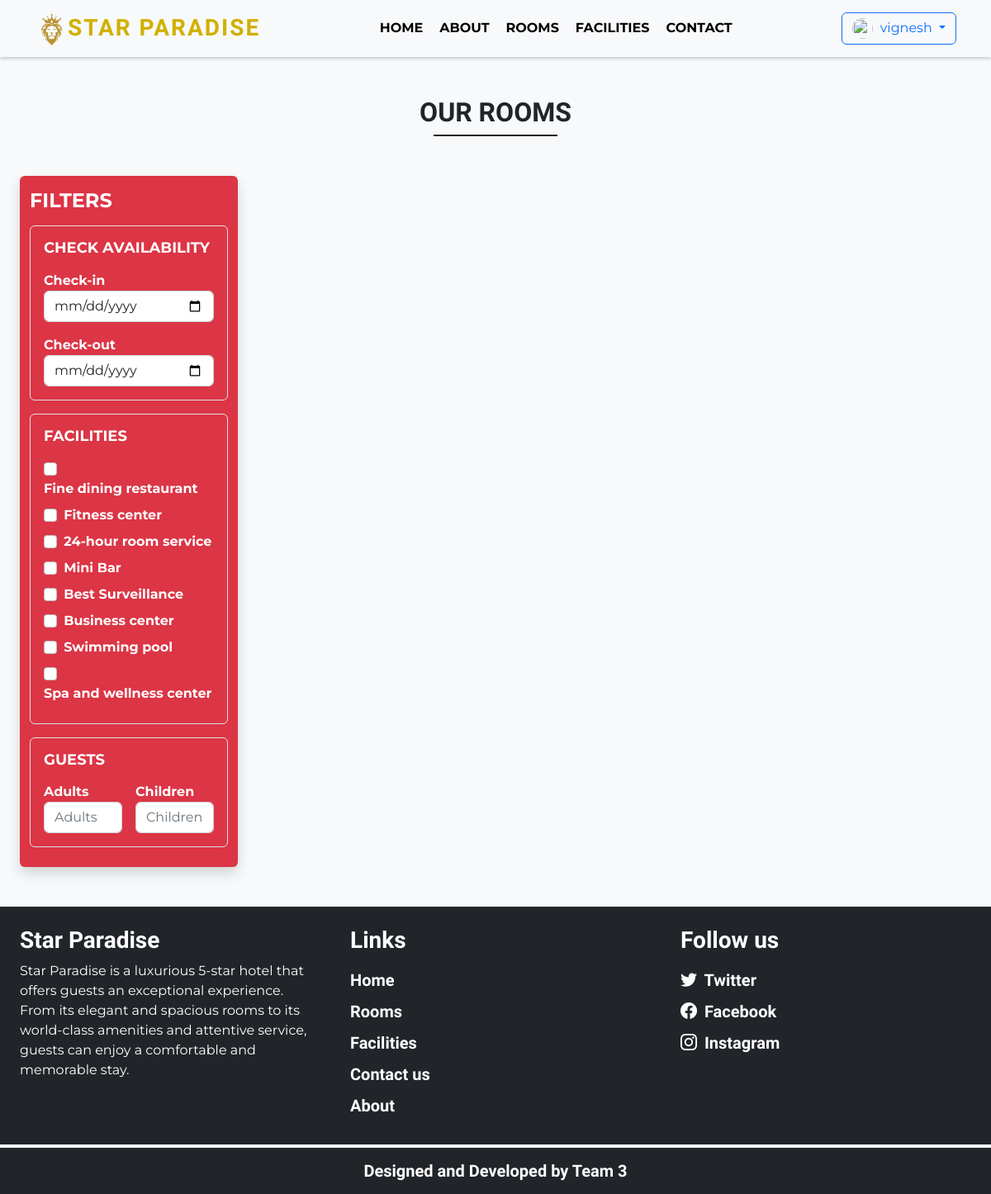
/rooms.php (signed in), run on the app's committed database.
### tables this page shows
CREATE TABLE `settings` (
  `sr_no` int(11) NOT NULL,
  `site_title` varchar(50) NOT NULL,
  `site_about` varchar(250) NOT NULL,
  `shutdown` tinyint(1) NOT NULL
);

CREATE TABLE `facilities` (
  `id` int(11) NOT NULL,
  `icon` varchar(100) NOT NULL,
  `name` varchar(50) NOT NULL,
  `description` varchar(250) NOT NULL
);

### admin/inc/db_config.php (called while the page is built, shortened)
<?php
  function selectAll($table)
  {
    $con = $GLOBALS['con'];
    $res = mysqli_query($con,"SELECT * FROM $table");
    return $res;
  }
  function select($sql,$values,$datatypes)
  {
    $con = $GLOBALS['con'];
    if($stmt = mysqli_prepare($con,$sql))
    {
      mysqli_stmt_bind_param($stmt,$datatypes,...$values);
      if(mysqli_stmt_execute($stmt)){
        $res = mysqli_stmt_get_result($stmt);
        return $res;
      }
      else{
        mysqli_stmt_close($stmt);
        die("Query cannot be executed - Select");
      }
    }
    else{
      die("Query cannot be prepared - Select");
    }
  }
?>

### rooms.php (the view, shortened to what this page needs)
<!DOCTYPE html>
<html lang="en">
<head>
  <?php require('inc/links.php'); ?>
</head>
<body class="bg-light">
  <?php
  require('inc/header.php');
  $checkin_default = "";
  $checkout_default = "";
  $adult_default = "";
  $children_default = "";
  ?>
  <div class="my-5 px-4">
    <h2 class="fw-bold  text-center" style="font-family: 'Kaushan Script', cursive" data-aos="fade-down" data-aos-duration="1500">OUR ROOMS</h2>
    <div class="h-line bg-dark" data-aos="fade-down" data-aos-duration="2000"></div>
  </div>
  <div class="container-fluid">
    <div class="row">
      <div class="col-lg-3 col-md-12 mb-lg-0 mb-4 ps-4" data-aos="fade-right" data-aos-duration="1500">
        <nav class="navbar navbar-expand-lg navbar-light bg-danger rounded shadow">
          <div class="container-fluid flex-lg-column align-items-stretch">
            <h4 class="mt-2 text-white fw-bold">FILTERS</h4>
            <div class="collapse navbar-collapse flex-column align-items-stretch mt-2" id="filterDropdown">
              <div class="border bg-danger p-3 rounded mb-3">
                <h5 class="d-flex align-items-center justify-content-between mb-3 text-white fw-bold" style="font-size: 18px;">
                  <span>CHECK AVAILABILITY</span>
                </h5>
                <label class="form-label text-white fw-bold">Check-in</label>
                <input type="date" class="form-control shadow-none mb-3 " value="<?php echo $checkin_default ?>" id="checkin" onchange="chk_avail_filter()">
                <label class="form-label text-white fw-bold">Check-out</label>
                <input type="date" class="form-control shadow-none" value="<?php echo $checkout_default ?>" id="checkout" onchange="chk_avail_filter()">
              </div>
              <div class="border bg-danger p-3 rounded mb-3">
                <h5 class="d-flex align-items-center justify-content-between mb-3 text-white fw-bold" style="font-size: 18px;">
                  <span>FACILITIES</span>
                </h5>
                <?php
                $facilities_q = selectAll('facilities');
                while ($row = mysqli_fetch_assoc($facilities_q)) {
                  echo <<<facilities
                      <div class="mb-2">
                        <input type="checkbox" onclick="fetch_rooms()" name="facilities" value="$row[id]" class="form-check-input shadow-none me-1 " id="$row[id]">
                        <label class="form-check-label text-white fw-bold" for="$row[id]">$row[name]</label>
                      </div>
                    facilities;
                }
                ?>
              </div>
              <div class="border bg-danger p-3 rounded mb-3">
                <h5 class="d-flex align-items-center justify-content-between mb-3 text-white fw-bold" style="font-size: 18px;">
                  <span>GUESTS</span>
                </h5>
                <div class="d-flex">
                  <div class="me-3">
                    <label class="form-label text-white fw-bold">Adults</label>
                    <input type="number" min="1" id="adults" value="<?php echo $adult_default ?>" oninput="guests_filter()" placeholder="Adults" class="form-control shadow-none">
                  </div>
                  <div>
                    <label class="form-label text-white fw-bold">Children</label>
                    <input type="number" min="1" id="children" value="<?php echo $children_default ?>" oninput="guests_filter()" placeholder="Children" class="form-control shadow-none">
                  </div>
                </div>
              </div>
            </div>
          </div>
        </nav>
      </div>
      <div class="col-lg-9 col-md-12 px-4" id="rooms-data" data-aos="zoom-in-left" data-aos-duration="2000">
      </div>
    </div>
  </div>
  <?php require('inc/footer.php'); ?>
</body>
</html>

### inc/header.php (shortened to what this page needs)
<nav class="navbar navbar-expand-lg navbar-light bg-light" id="nav-bar">
  <div class="container">
    <a class="navbar-brand" href="index.php" style="font-family: 'Kaushan Script', cursive"><img src="images\iconnn.png" alt="" width="40px" height="40px"><?php echo $settings_r['site_title'] ?></a>
    <div class="collapse navbar-collapse" id="navbarSupportedContent">
      <ul class="navbar-nav me-auto ms-auto mb-2 mb-lg-0">
        <li class="nav-item pe-1">
          <a class="nav-link" href="index.php">Home</a>
        </li>
        <li class="nav-item pe-1">
          <a class="nav-link" href="about.php">About</a>
        </li>
        <li class="nav-item pe-1">
          <a class="nav-link" href="rooms.php">Rooms</a>
        </li>
        <li class="nav-item pe-1">
          <a class="nav-link" href="facilities.php">Facilities</a>
        </li>
        <li class="nav-item pe-1">
          <a class="nav-link" href="contact.php">Contact</a>
        </li>
      </ul>
      <div class="d-flex">
        <?php
        if (isset($_SESSION['login']) && $_SESSION['login'] == true) {
          $path = USERS_IMG_PATH;
          echo <<<data
              <div class="btn-group">
                <button type="button" class="btn btn-outline-primary shadow-none dropdown-toggle" data-bs-toggle="dropdown" data-bs-display="static" aria-expanded="false">
                  <img src="$path$_SESSION[uPic]" style="width: 25px; height: 25px;" class="me-1 rounded-circle">
                  $_SESSION[uName]
                </button>
                <ul class="dropdown-menu dropdown-menu-lg-end">
                  <li><a class="dropdown-item" href="profile.php">Profile</a></li>
                  <li><a class="dropdown-item" href="bookings.php">Bookings</a></li>
                  <li><a class="dropdown-item" href="logout.php"><i class="uil uil-signout"></i>Logout</a></li>
                </ul>
              </div>
            data;
        }
        ?>
      </div>
    </div>
  </div>
</nav>

### inc/footer.php (shortened to what this page needs)
<div class="container-fluid text-bg-dark mt-5">
  <div class="row">
    <div class="col-lg-4 p-4">
      <h2 class="h-font fw-bold fs-3 mb-2" style="font-family: 'Kaushan Script', cursive"><?php echo $settings_r['site_title'] ?></h2>
      <p>
        <?php echo $settings_r['site_about'] ?>
      </p>
    </div>
    <div class="col-lg-4 p-4">
      <h3 class="mb-3 fw-bold" style="font-family: 'Kaushan Script', cursive">Links</h3>
      <a href="index.php" class="d-inline-block mb-2 text-white text-decoration-none fw-bold fs-5" style="font-family: 'Kaushan Script', cursive">Home</a> <br>
      <a href="rooms.php" class="d-inline-block mb-2 text-white text-decoration-none fw-bold fs-5" style="font-family: 'Kaushan Script', cursive">Rooms</a> <br>
      <a href="facilities.php" class="d-inline-block mb-2 text-white text-decoration-none fw-bold fs-5" style="font-family: 'Kaushan Script', cursive">Facilities</a> <br>
      <a href="contact.php" class="d-inline-block mb-2 text-white text-decoration-none fw-bold fs-5" style="font-family: 'Kaushan Script', cursive">Contact us</a> <br>
      <a href="about.php" class="d-inline-block mb-2 text-white text-decoration-none fw-bold fs-5" style="font-family: 'Kaushan Script', cursive">About</a>
    </div>
    <div class="col-lg-4 p-4">
      <h3 class="mb-3 fw-bold" style="font-family: 'Kaushan Script', cursive">Follow us</h3>
      <?php
      if ($contact_r['tw'] != '') {
        echo <<<data
              <a href="$contact_r[tw]" class="d-inline-block text-white text-decoration-none fw-bold fs-5 mb-2"  style="font-family: 'Kaushan Script', cursive">
                <i class="bi bi-twitter me-1"></i> Twitter
              </a><br>
            data;
      }
      ?>
      <a href="<?php echo $contact_r['fb'] ?>" class="d-inline-block text-white text-decoration-none fw-bold fs-5 mb-2" style="font-family: 'Kaushan Script', cursive">
        <i class="bi bi-facebook me-1"></i> Facebook
      </a><br>
      <a href="<?php echo $contact_r['insta'] ?>" class="d-inline-block text-white text-decoration-none fw-bold fs-5" style="font-family: 'Kaushan Script', cursive">
        <i class="bi bi-instagram me-1"></i> Instagram
      </a><br>
    </div>
  </div>
</div>
<h5 class="text-center bg-dark text-white fw-bold p-3 m-0 mt-1" style="font-family: 'Kaushan Script', cursive">Designed and Developed by Team 3</h5>

### css/common.css (style rules this page uses)
.h-font { font-family: "Merienda", cursive; }
input[type="number"] { -moz-appearance: textfield; }
.h-line { width: 150px; margin: 0 auto; height: 1.7px; }

### inc/header.php (style rules this page uses)
* { font-family: 'Montserrat', sans-serif; }
nav { box-shadow: 0 2px 4px 0 rgba(0, 0, 0, .2); }
.navbar-nav a { font-size: 16px; text-transform: uppercase; font-weight: 600; }
.navbar-light .navbar-brand { color: #D1B000; font-size: 28px; text-transform: uppercase; font-weight: bold; letter-spacing: 2px; }
.navbar-light .navbar-nav .nav-link { color: #000; transition: all 0.5s; position: relative; font-weight: 700; }
.navbar-light .navbar-nav .nav-link::after { content: ''; height: 2px; width: 100%; background-color: #4169e1; position: absolute; bottom: 0; left: 0; opacity: 0; }
.form-label { margin-bottom: 0; }

### data on the page
settings: site_title "STAR PARADISE", site_title "Star Paradise", site_about "Star Paradise is a luxurious 5-star hotel that offers guests an exceptional experience. From its elegant and spacious rooms to its world-class amenities and attentive service, guests can enjoy a comfortable and memorable stay."
facilities: name "Fine dining restaurant"
facilities: name "Fitness center"
facilities: name "24-hour room service"
facilities: name "Mini Bar"
facilities: name "Best Surveillance"
facilities: name "Business center"
facilities: name "Swimming pool"
facilities: name "Spa and wellness center"

### other printed values
$_SESSION[uName] "vignesh"
